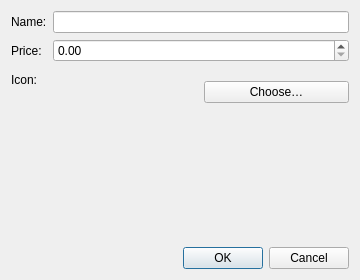
<?xml version="1.0" encoding="UTF-8"?>
<ui version="4.0">
 <class>ProductEditDialog</class>
 <widget class="QDialog" name="ProductEditDialog">
  <property name="geometry">
   <rect>
    <x>0</x>
    <y>0</y>
    <width>360</width>
    <height>280</height>
   </rect>
  </property>
  <property name="windowTitle">
   <string>Edit Product</string>
  </property>
  <layout class="QVBoxLayout" name="verticalLayout">
   <item>
    <layout class="QFormLayout" name="formLayout">
     <item row="0" column="0">
      <widget class="QLabel" name="nameFormLabel">
       <property name="text">
        <string>Name:</string>
       </property>
      </widget>
     </item>
     <item row="0" column="1">
      <widget class="QLineEdit" name="nameEdit"/>
     </item>
     <item row="1" column="0">
      <widget class="QLabel" name="priceFormLabel">
       <property name="text">
        <string>Price:</string>
       </property>
      </widget>
     </item>
     <item row="1" column="1">
      <widget class="QDoubleSpinBox" name="priceSpinBox">
       <property name="maximum">
        <double>999999.990000000009313</double>
       </property>
       <property name="decimals">
        <number>2</number>
       </property>
      </widget>
     </item>
     <item row="2" column="0">
      <widget class="QLabel" name="iconFormLabel">
       <property name="text">
        <string>Icon:</string>
       </property>
      </widget>
     </item>
     <item row="2" column="1">
      <layout class="QHBoxLayout" name="iconLayout">
       <item>
        <widget class="QLabel" name="iconPreview">
         <property name="minimumSize">
          <size>
           <width>48</width>
           <height>48</height>
          </size>
         </property>
         <property name="text">
          <string/>
         </property>
         <property name="scaledContents">
          <bool>true</bool>
         </property>
        </widget>
       </item>
       <item>
        <widget class="QPushButton" name="selectIconButton">
         <property name="text">
          <string>Choose…</string>
         </property>
        </widget>
       </item>
      </layout>
     </item>
    </layout>
   </item>
   <item>
    <spacer name="verticalSpacer">
     <property name="orientation">
      <enum>Qt::Orientation::Vertical</enum>
     </property>
    </spacer>
   </item>
   <item>
    <widget class="QDialogButtonBox" name="buttonBox">
     <property name="orientation">
      <enum>Qt::Orientation::Horizontal</enum>
     </property>
     <property name="standardButtons">
      <set>QDialogButtonBox::StandardButton::Cancel|QDialogButtonBox::StandardButton::Ok</set>
     </property>
    </widget>
   </item>
  </layout>
 </widget>
 <resources/>
 <connections>
  <connection>
   <sender>buttonBox</sender>
   <signal>accepted()</signal>
   <receiver>ProductEditDialog</receiver>
   <slot>accept()</slot>
  </connection>
  <connection>
   <sender>buttonBox</sender>
   <signal>rejected()</signal>
   <receiver>ProductEditDialog</receiver>
   <slot>reject()</slot>
  </connection>
 </connections>
</ui>
